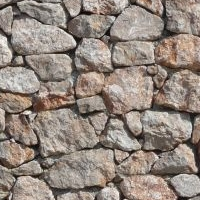
#> input picture Assignment2/assets/TextureSample.jpg, 200 x 200 px
$ python ImageQuilting.py
#> lines starting #> are read from the running program, lines starting #| are printed output that depends on the picture
import numpy as np
import cv2


class ImageQuilting:
    def __init__(
        self,
        image_path: str,
        patch_size: int = 100,
        overlap: int = 20,
        targ_width: int = 500,
    ):
#> called with image_path = 'assets/TextureSample.jpg', patch_size = 100, overlap = 20, targ_width = 500
        self.image = cv2.imread(image_path)
#> self.image is the input picture: shape (200, 200, 3); mean B, G, R 126.1, 135.2, 147.5
        self.patch_size = patch_size
        self.overlap = overlap
        self.target_width = targ_width

    """
    Randomly select a patch from the image with size 100x100
    """

    def random_patch(self) -> np.ndarray:
        max_x = self.image.shape[0] - self.patch_size
#> max_x = 100
        max_y = self.image.shape[1] - self.patch_size
#> max_y = 100
        x = np.random.randint(0, max_x)
#> x = 44
        y = np.random.randint(0, max_y)
#> y = 47
        return self.image[
            x : x + self.patch_size, y : y + self.patch_size
        ]  # patch in image from x to x+100, y to y+100

    """
    Find the patch with the minimum sum of squared differences
    """
    def find_min_ssd_patch(self, left_patch: np.ndarray) -> np.ndarray:
        best_patch = None
        min_ssd = np.inf

        for _ in range(50):  # sample 50 random patches
            candidate_patch = self.random_patch()
            overlap_region_candidate = candidate_patch[:, : self.overlap]
            error = np.sum(
                (overlap_region_candidate - left_patch[:, -self.overlap :]) ** 2
            )
            if error < min_ssd:
                min_ssd = error
                best_patch = candidate_patch

        return best_patch

    """
    Calculate the best seam between two patches
    """

    def calc_best_seam(self, curr: np.ndarray, nxt: np.ndarray) -> np.ndarray:
        rows, cols = curr.shape[:2]
        error = (curr - nxt) ** 2
        cost = np.sum(error, axis=2)  # Sum error across color channels

        # Initialize the dynamic programming table
        dp = np.zeros_like(cost)
        dp[0, :] = cost[0, :]

        # Populate the dp table
        for i in range(1, rows):
            for j in range(cols):
                min_cost = dp[i - 1, j]  # Directly above
                if j > 0:
                    min_cost = min(min_cost, dp[i - 1, j - 1])  # Top-left
                if j < cols - 1:
                    min_cost = min(min_cost, dp[i - 1, j + 1])  # Top-right
                dp[i, j] = cost[i, j] + min_cost

        # Backtrack to find the path of the minimum cost seam
        seam = np.zeros(rows, dtype=np.int32)
        seam[-1] = np.argmin(dp[-1, :])  # Grab the minimum cost from the last row

        for i in range(rows - 2, -1, -1):
            j = seam[i + 1]
            j_from = max(j - 1, 0)
            j_to = min(j + 1, cols - 1) + 1
            seam[i] = j_from + np.argmin(dp[i, j_from:j_to])

        return seam

    def blend_seam(
        self, curr: np.ndarray, nxt: np.ndarray, seam: np.ndarray, blend_width: int = 5
    ) -> np.ndarray:
        blended_image = np.copy(curr)
        rows, cols = curr.shape[:2]

        for i in range(rows):
            j = seam[i]
            for w in range(-blend_width, blend_width + 1):
                if 0 <= j + w < cols:
                    alpha = (blend_width - abs(w)) / blend_width
                    blended_image[i, j + w] = (
                        alpha * curr[i, j + w] + (1 - alpha) * nxt[i, j + w]
                    )
        return blended_image

    def synthesize_texture(self) -> np.ndarray:
        texture = self.random_patch()
        curr_patch = texture
        i = 1

        while texture.shape[1] < self.target_width:
            print(f"Iteration: {i}")
            nxt_patch = self.find_min_ssd_patch(curr_patch)
            seam = self.calc_best_seam(curr_patch, nxt_patch)
            blended_area = self.blend_seam(curr_patch, nxt_patch, seam)
            texture = np.hstack((texture[:, : -self.overlap], blended_area))
            curr_patch = nxt_patch
            i += 1
#> this loop made 5 passes
#> pass 1, in synthesize_texture, `nxt_patch = self.find_min_ssd_patch(curr_patch)`:
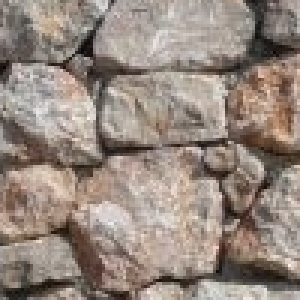
#> nxt_patch: shape (100, 100, 3) (shown 3 times larger); mean of channels 0, 1, 2 126.3, 135.8, 149.4; drawn as B, G, R
#> pass 1, in calc_best_seam, `error = (curr - nxt) ** 2`:
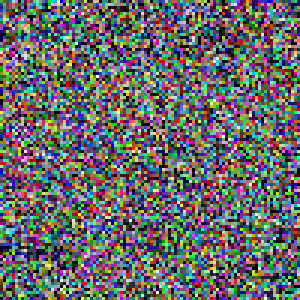
#> error: shape (100, 100, 3) (shown 3 times larger); mean of channels 0, 1, 2 104.6, 104.6, 103.6; drawn as B, G, R
#> pass 1, in calc_best_seam, `cost = np.sum(error, axis=2)`:
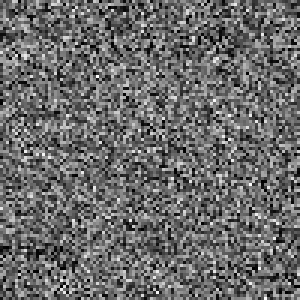
#> cost: shape (100, 100) uint64 (shown 3 times larger); min 0, max 747, mean 312.8; drawn with min black and max white
#> pass 1, in synthesize_texture, `blended_area = self.blend_seam(curr_patch, nxt_patch, seam)`:
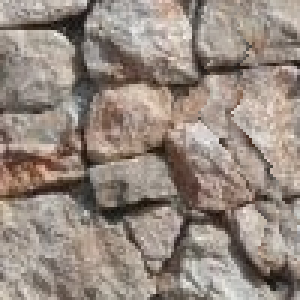
#> blended_area: shape (100, 100, 3) (shown 3 times larger); mean of channels 0, 1, 2 127.4, 136.9, 149.6; drawn as B, G, R
#> after the loop:
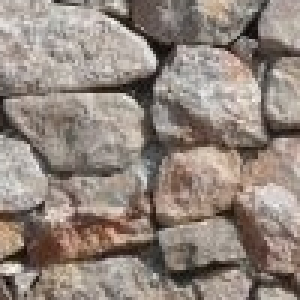
#> curr_patch: shape (100, 100, 3) (shown 3 times larger); mean of channels 0, 1, 2 125, 133.7, 146; drawn as B, G, R
#> after the loop:
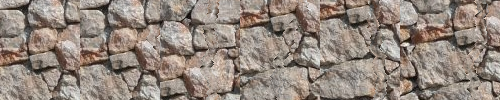
#> texture: shape (100, 500, 3); mean of channels 0, 1, 2 125, 134.6, 147.2; drawn as B, G, R
        return texture[: self.patch_size, : self.target_width]


if __name__ == "__main__":
    quilter = ImageQuilting("assets/TextureSample.jpg")
    res = quilter.synthesize_texture()

    ex = cv2.imread("assets/QuiltingExample.png")
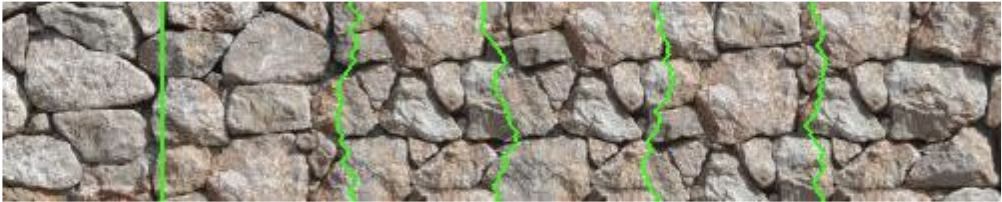
#> input picture Assignment2/assets/QuiltingExample.png, 1002 x 202 px
#> ex is the input picture: shape (202, 1002, 3); mean B, G, R 129.8, 141.9, 147.8
    cv2.imshow("Texture Synthesis", res)
    cv2.imshow("Original Texture", ex)
    cv2.waitKey(0)
